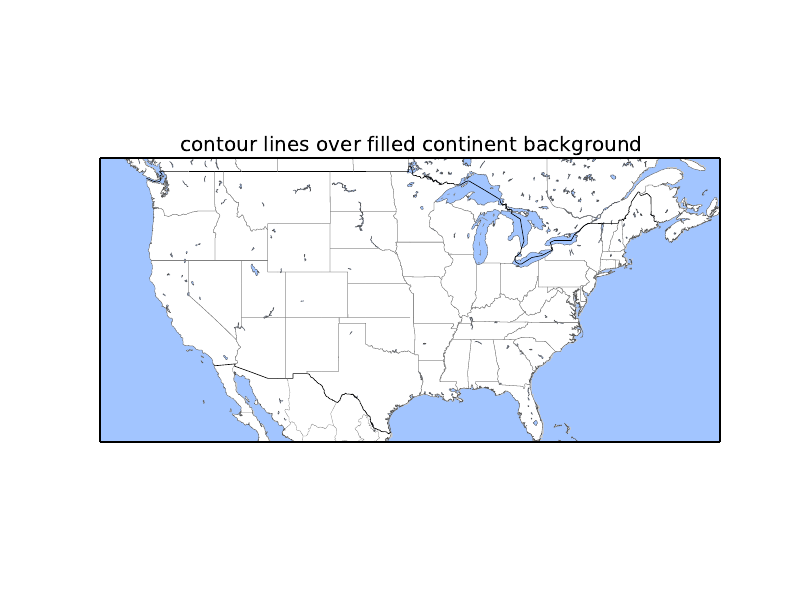

This chart was generated by the following Python code:
from mpl_toolkits.basemap import Basemap
import matplotlib.pyplot as plt
import numpy as np
# set up orthographic map projection with
# perspective of satellite looking down at 50N, 100W.
# use low resolution coastlines.
map = Basemap(projection='merc',
            lat_0=35,
            lon_0=-70,
            resolution='i',
            llcrnrlon=-130,
            llcrnrlat=25,
            urcrnrlon=-60,
            urcrnrlat=50)
# draw coastlines, country boundaries, fill continents.
map.drawcoastlines(linewidth=0.25,color='#555555')
map.drawcountries(linewidth=0.45)
map.fillcontinents(color='white',lake_color='#a2c5ff')
map.drawlsmask(ocean_color='#a2c5ff')
map.drawstates(linewidth=0.2,color='gray')

# draw the edge of the map projection region (the projection limb)
# map.drawmapboundary(fill_color='aqua')


# draw lat/lon grid lines every 30 degrees.
#map.drawmeridians(np.arange(0,360,30),linewidth=0.2,dashes=[10,1,2,1],color='#999999')

#map.drawparallels(np.arange(-90,90,30),linewidth=0.2,dashes=[10,1,2,1],color='#999999')
# make up some data on a regular lat/lon grid.
nlats = 73; nlons = 145; delta = 2.*np.pi/(nlons-1)
lats = (0.5*np.pi-delta*np.indices((nlats,nlons))[0,:,:])
lons = (delta*np.indices((nlats,nlons))[1,:,:])
wave = 0.75*(np.sin(2.*lats)**8*np.cos(4.*lons))
mean = 0.5*np.cos(2.*lats)*((np.sin(2.*lats))**2 + 2.)
# compute native map projection coordinates of lat/lon grid.
x, y = map(lons*180./np.pi, lats*180./np.pi)
# contour data over the map.
#cs = map.contour(x,y,wave+mean,15,linewidths=1.5)
plt.title('contour lines over filled continent background')
plt.savefig('map-us.pdf')
#plt.show()
